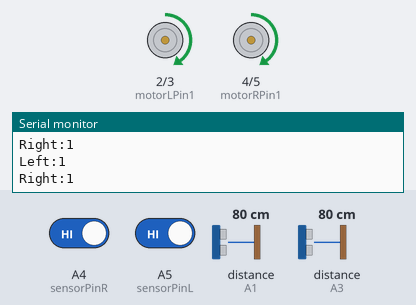
A sketch run on a simulated Arduino Uno, built with avr-gcc and run on an emulated ATmega328P. Shown: motor-driver pin pairs drawn as motors (green arrow = first pin HIGH = forward, orange = second pin HIGH = backward, longer = more drive, scaled by the enable pin), the last lines printed to the serial monitor. Wiring (inferred from the names in the program): 2 × ultrasonic range finder: trigger A0, echo A1 / trigger A2, echo A3. The test bench sets the inputs (shaded band); at power-on: distance to the obstacle (sensors on A3, A1) 80 cm, A4 (sensorPinR) HIGH, A5 (sensorPinL) HIGH. The echo pulse lasts 58.3 µs per cm.

Above: at 4.7 s.
4.8 s: distance to the obstacle (sensor on A3) set to 18 cm
7.8 s: distance to the obstacle (sensor on A3) set to 13 cm
At 7.98 s:
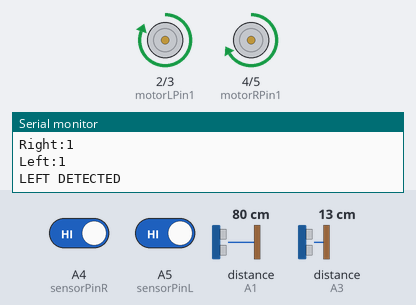
10.8 s: A4 (sensorPinR) driven LOW
At 11.2 s:
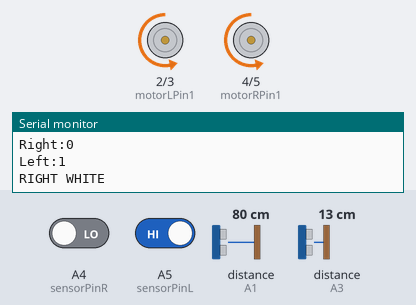
13.8 s: A5 (sensorPinL) driven LOW
At 15.17 s:
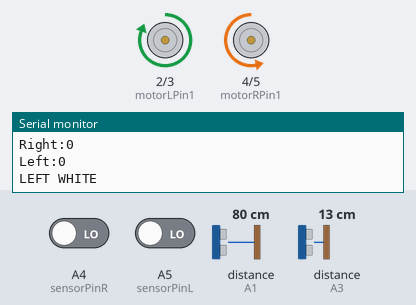
16.8 s: distance to the obstacle (sensor on A1) set to 2 cm
19.8 s: A5 (sensorPinL) driven HIGH
At 20.81 s:
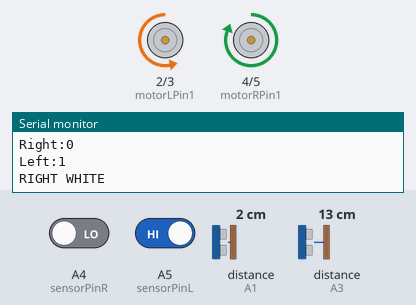
Timing chart, 0 to 23.8 s (numbered marks = the images above; inputs shaded):
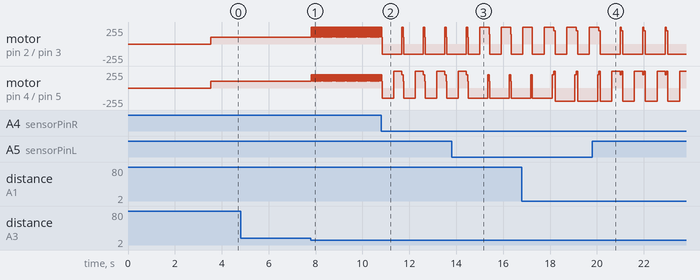

Measured:
- the behaviour switches between 16 and 15 cm on distance to the obstacle (sensor on A3) (found by bisection; images 0 and 1)
- after the input at 7.8 s, motor on pin 2 (motorLPin1) / pin 3 (motorLPin2): alternates forward 255/255 for 0.05 s and forward 100/255 for 0.02 s, starting at once; motor on pin 4 (motorRPin1) / pin 5 (motorRPin2): alternates forward 200/255 for 0.05 s and forward 100/255 for 0.02 s, starting at once

The sketch:

EMBEDDEDSYSTEMS_SUMOBOT.ino
```cpp
int motorLPin1 = 2;
int motorLPin2 = 3;

int motorRPin1 = 4;
int motorRPin2 = 5;

int motorLSpeed = 9;
int motorRSpeed = 10;

const int trigPinR = A0;
const int echoPinR = A1;
const int trigPinL = A2;
const int echoPinL = A3;


// Ultrasonic Sensor Declaration
long durationL;
int distanceL;
int durationR;
int distanceR;

// Line Sensors (Left and Right)
const int sensorPinR = A4;
int sensorValueL = 0;
const int sensorPinL = A5;
int sensorValueR = 0;

void setup() {
  Serial.begin(9600);

  delay(3500);
  pinMode(motorLPin1, OUTPUT);
  pinMode(motorLPin2, OUTPUT);
  pinMode(motorRPin1, OUTPUT);
  pinMode(motorRPin2, OUTPUT);
  pinMode(motorLSpeed, OUTPUT);
  pinMode(motorRSpeed, OUTPUT);

  // Ultrasonic Sensor
  pinMode(trigPinL, OUTPUT);
  pinMode(echoPinL, INPUT);
  pinMode(echoPinR, INPUT);
  pinMode(trigPinR, OUTPUT);

}

void reverseLeftSensorWhite() {
  Serial.println("LEFT WHITE");

  analogWrite(motorLSpeed, 150);
  analogWrite(motorRSpeed, 150);
  digitalWrite(motorLPin1, LOW);
  digitalWrite(motorLPin2, HIGH);
  digitalWrite(motorRPin1, LOW);
  digitalWrite(motorRPin2, HIGH);
  delay(500);
  analogWrite(motorLSpeed, 255);
  analogWrite(motorRSpeed, 150);
  digitalWrite(motorLPin1, HIGH);
  digitalWrite(motorLPin2, LOW);
  digitalWrite(motorRPin1, LOW);
  digitalWrite(motorRPin2, HIGH);
  delay(300);
  delay(50);


}

void reverseRightSensorWhite() {
  Serial.println("RIGHT WHITE");
  analogWrite(motorLSpeed, 150);
  analogWrite(motorRSpeed, 150);
  digitalWrite(motorLPin1, LOW);
  digitalWrite(motorLPin2, HIGH);
  digitalWrite(motorRPin1, LOW);
  digitalWrite(motorRPin2, HIGH);
  delay(500);
  analogWrite(motorLSpeed, 150);
  analogWrite(motorRSpeed, 255);
  digitalWrite(motorLPin1, LOW);
  digitalWrite(motorLPin2, HIGH);
  digitalWrite(motorRPin1, HIGH);
  digitalWrite(motorRPin2, LOW);
  delay(300);
  delay(50);


}


void loop() {

  //LINE SENSORS RIGHT
  sensorValueR = digitalRead(sensorPinR);
  Serial.print("Right:");
  Serial.println(sensorValueR);
  delay(5);

  //LINE SENSOR LEFT
  sensorValueL = digitalRead(sensorPinL);
  Serial.print("Left:");
  Serial.println(sensorValueL);
  delay(5);

  //ULTRASONIC SENSOR LEFT
  digitalWrite(trigPinL,LOW);
  delayMicroseconds(2);
  digitalWrite(trigPinL, HIGH);
  delayMicroseconds(2);
  digitalWrite(trigPinL, LOW);
  durationL = pulseIn(echoPinL, HIGH, 8750ul);
  distanceL = durationL * 0.034 / 2;

    //ULTRASONIC SENSOR RIGHT
  digitalWrite(trigPinR,LOW);
  delayMicroseconds(2);
  digitalWrite(trigPinR, HIGH);
  delayMicroseconds(2);
  digitalWrite(trigPinR, LOW);
  durationR = pulseIn(echoPinR, HIGH, 9750ul);
  distanceR = durationR * 0.034 / 2;


  bool leftSensorWhite = sensorValueL ==0;
  bool rightSensorWhite = sensorValueR ==0;


  if (leftSensorWhite) {

    reverseLeftSensorWhite();


  }

  else if (rightSensorWhite){

    reverseRightSensorWhite();
  }


  bool frontSpeedUpLeft = distanceL > 0 && distanceL < 15;
  bool frontSpeedUpRight = distanceR > 0 && distanceR < 15;


  if (frontSpeedUpLeft){
    Serial.println("LEFT DETECTED");

   analogWrite(motorLSpeed, 255);
  analogWrite(motorRSpeed, 200);
  digitalWrite(motorLPin1, HIGH);
  digitalWrite(motorLPin2, LOW);
  digitalWrite(motorRPin1, HIGH);
  digitalWrite(motorRPin2, LOW);
   delay(50);

  }

  if (frontSpeedUpRight){
    Serial.println("RIGHT DETECTED");
   analogWrite(motorLSpeed, 200);
  analogWrite(motorRSpeed, 255);
  digitalWrite(motorLPin1, HIGH);
  digitalWrite(motorLPin2, LOW);
  digitalWrite(motorRPin1, HIGH);
  digitalWrite(motorRPin2, LOW);\
  delay(50);

  }
  else {
  analogWrite(motorLSpeed, 100);
  analogWrite(motorRSpeed, 100);
  digitalWrite(motorLPin1, HIGH);
  digitalWrite(motorLPin2, LOW);
  digitalWrite(motorRPin1, HIGH);
  digitalWrite(motorRPin2, LOW);
  }


  }
```
